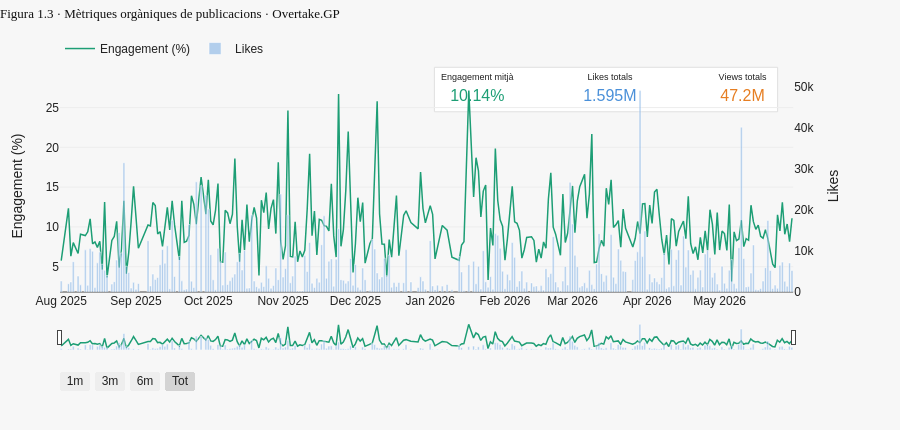

Notebook code cell kept with this figure:
### Markdown cell above
### Figura 1.3 · Mètriques orgàniques de publicacions

Gràfic interactiu amb l'engagement mitjà diari (línia verda, eix esquerre) i els likes totals per dia (barres blaves, eix dret). Cobreix el període agost 2025 → juny 2026, que és quan disposem de dades individuals per post de Metricool.

### Code cell
# ── Figura 1.3 · Mètriques orgàniques de publicacions ────────────────────────
# Font: Metricool · ago 2025 → maig 2026
# Agregació diària de les principals mètriques dels posts

# Agregació diària
posts['date'] = pd.to_datetime(posts['Timestamp']).dt.date
metriques_dia = posts.groupby('date').agg(
    engagement = ('Engagement', 'mean'),
    likes      = ('Likes', 'sum'),
    reach      = ('Reach (Organic)', 'sum'),
    views      = ('Views', 'sum'),
    n_posts    = ('Likes', 'count')
).reset_index()
metriques_dia['date'] = pd.to_datetime(metriques_dia['date'])

# KPIs globals
eng_mitja   = posts['Engagement'].mean()
likes_total = posts['Likes'].sum()
reach_total = posts['Reach (Organic)'].sum()
views_total = posts['Views'].sum()

fig3 = make_subplots(specs=[[{"secondary_y": True}]])

# Engagement (eix esquerre)
fig3.add_trace(
    go.Scatter(
        x=metriques_dia['date'],
        y=metriques_dia['engagement'],
        name='Engagement (%)',
        line=dict(color='#1D9E75', width=1.5),
        hovertemplate='<b>%{x|%d %b %Y}</b><br>Engagement: %{y:.1f}%<extra></extra>'
    ),
    secondary_y=False
)

# Likes (eix dret)
fig3.add_trace(
    go.Bar(
        x=metriques_dia['date'],
        y=metriques_dia['likes'],
        name='Likes',
        marker_color='rgba(74,144,217,0.4)',
        hovertemplate='<b>%{x|%d %b %Y}</b><br>Likes: %{y:,.0f}<extra></extra>'
    ),
    secondary_y=True
)

# KPIs
fig3.add_trace(go.Indicator(
    mode="number",
    value=round(eng_mitja, 2),
    number=dict(suffix="%", font=dict(size=16, color="#1D9E75")),
    title=dict(text="Engagement mitjà", font=dict(size=9)),
    domain=dict(x=[0.45, 0.62], y=[0.85, 1.0])
))

fig3.add_trace(go.Indicator(
    mode="number",
    value=int(likes_total),
    number=dict(font=dict(size=16, color="#4A90D9")),
    title=dict(text="Likes totals", font=dict(size=9)),
    domain=dict(x=[0.62, 0.79], y=[0.85, 1.0])
))

fig3.add_trace(go.Indicator(
    mode="number",
    value=int(views_total),
    number=dict(font=dict(size=16, color="#E67E22")),
    title=dict(text="Views totals", font=dict(size=9)),
    domain=dict(x=[0.79, 0.96], y=[0.85, 1.0])
))

fig3.update_layout(
    title=dict(
        text='Figura 1.3 · Mètriques orgàniques de publicacions · Overtake.GP',
        font=dict(size=13, family='Arial Black'),
        y=0.98, x=0.0, xanchor='left'
    ),
    xaxis=dict(
        rangeslider=dict(visible=True, thickness=0.1),
        rangeselector=dict(
            y=-0.15, x=0.0,
            buttons=[
                dict(count=1,  label='1m', step='month', stepmode='backward'),
                dict(count=3,  label='3m', step='month', stepmode='backward'),
                dict(count=6,  label='6m', step='month', stepmode='backward'),
                dict(step='all', label='Tot')
            ]
        )
    ),
    yaxis=dict(title='Engagement (%)', side='left'),
    yaxis2=dict(title='Likes', showgrid=False, side='right'),
    legend=dict(orientation='h', y=1.08, x=0),
    hovermode='x unified',
    height=430,
    margin=dict(t=80, b=80, l=60, r=60),
    shapes=[dict(
        type='rect', xref='paper', yref='paper',
        x0=0.48, y0=0.85, x1=0.92, y1=1.06,
        fillcolor='white',
        line=dict(color='#e0e0e0', width=1),
        layer='below'
    )],
    showlegend=True
)

fig3.show()

### Figure 1 — Plotly figure (JSON) as saved in the notebook; plotly's stock layout.template omitted (floating-point values rounded to 4 significant figures; data arrays with more than 128 entries replaced by an {"elided": "..."} marker saying what was removed)
{"data": [{"hovertemplate": "<b>%{x|%d %b %Y}</b><br>Engagement: %{y:.1f}%<extra></extra>", "line": {"color": "#1D9E75", "width": 1.5}, "name": "Engagement (%)", "type": "scatter", "x": {"elided": "277 str values"}, "xaxis": "x", "y": {"elided": "277 float values"}, "yaxis": "y"}, {"hovertemplate": "<b>%{x|%d %b %Y}</b><br>Likes: %{y:,.0f}<extra></extra>", "marker": {"color": "rgba(74,144,217,0.4)"}, "name": "Likes", "type": "bar", "x": {"elided": "277 str values"}, "xaxis": "x", "y": {"elided": "277 int values"}, "yaxis": "y2"}, {"domain": {"x": [0.45, 0.62], "y": [0.85, 1]}, "mode": "number", "number": {"font": {"color": "#1D9E75", "size": 16}, "suffix": "%"}, "title": {"font": {"size": 9}, "text": "Engagement mitjà"}, "type": "indicator", "value": 10.14}, {"domain": {"x": [0.62, 0.79], "y": [0.85, 1]}, "mode": "number", "number": {"font": {"color": "#4A90D9", "size": 16}}, "title": {"font": {"size": 9}, "text": "Likes totals"}, "type": "indicator", "value": 1594774}, {"domain": {"x": [0.79, 0.96], "y": [0.85, 1]}, "mode": "number", "number": {"font": {"color": "#E67E22", "size": 16}}, "title": {"font": {"size": 9}, "text": "Views totals"}, "type": "indicator", "value": 47235665}], "layout": {"height": 430, "hovermode": "x unified", "legend": {"orientation": "h", "x": 0, "y": 1.08}, "margin": {"b": 80, "l": 60, "r": 60, "t": 80}, "shapes": [{"fillcolor": "white", "layer": "below", "line": {"color": "#e0e0e0", "width": 1}, "type": "rect", "x0": 0.48, "x1": 0.92, "xref": "paper", "y0": 0.85, "y1": 1.06, "yref": "paper"}], "showlegend": true, "title": {"font": {"family": "Arial Black", "size": 13}, "text": "Figura 1.3 · Mètriques orgàniques de publicacions · Overtake.GP", "x": 0, "xanchor": "left", "y": 0.98}, "xaxis": {"anchor": "y", "domain": [0, 0.94], "rangeselector": {"buttons": [{"count": 1, "label": "1m", "step": "month", "stepmode": "backward"}, {"count": 3, "label": "3m", "step": "month", "stepmode": "backward"}, {"count": 6, "label": "6m", "step": "month", "stepmode": "backward"}, {"label": "Tot", "step": "all"}], "x": 0, "y": -0.15}, "rangeslider": {"thickness": 0.1, "visible": true}}, "yaxis": {"anchor": "x", "domain": [0, 1], "side": "left", "title": {"text": "Engagement (%)"}}, "yaxis2": {"anchor": "x", "overlaying": "y", "showgrid": false, "side": "right", "title": {"text": "Likes"}}}}
